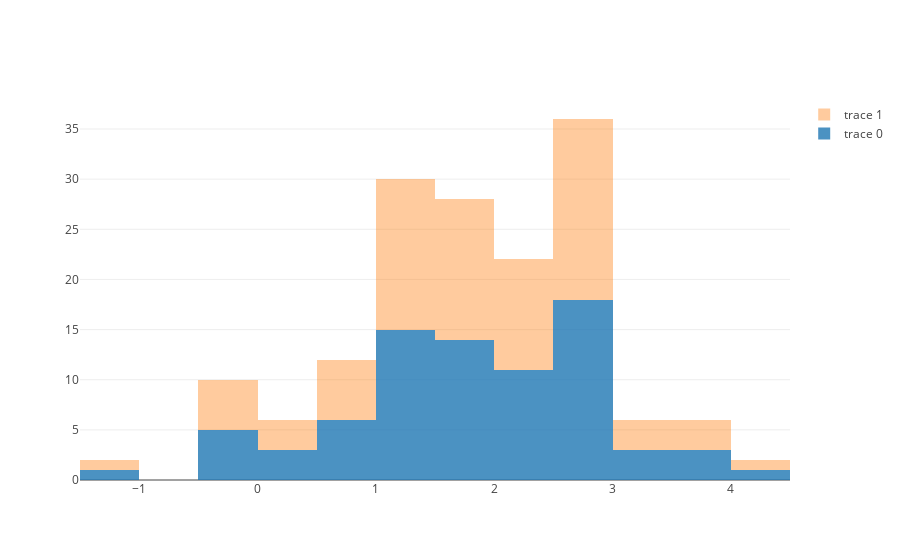

The notebook cell this image was saved under:
### Code cell
fig = go.Figure(data=data, 
                layout=layout)

offline.iplot(fig)
